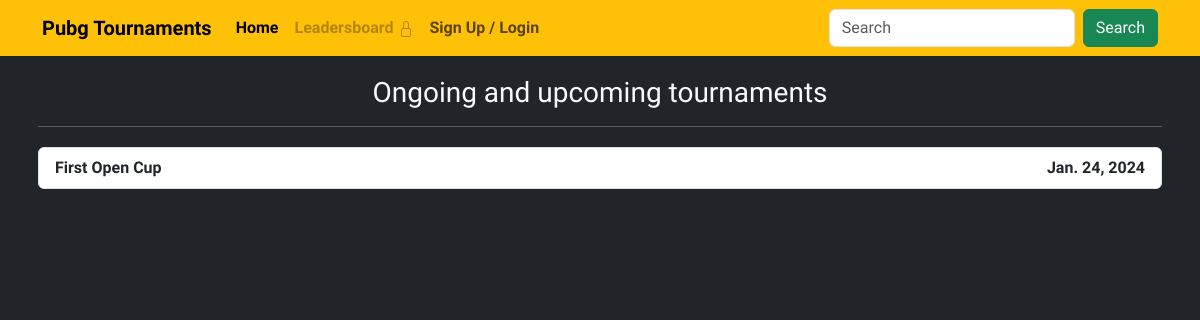
Page /tournaments on the earlier database version.
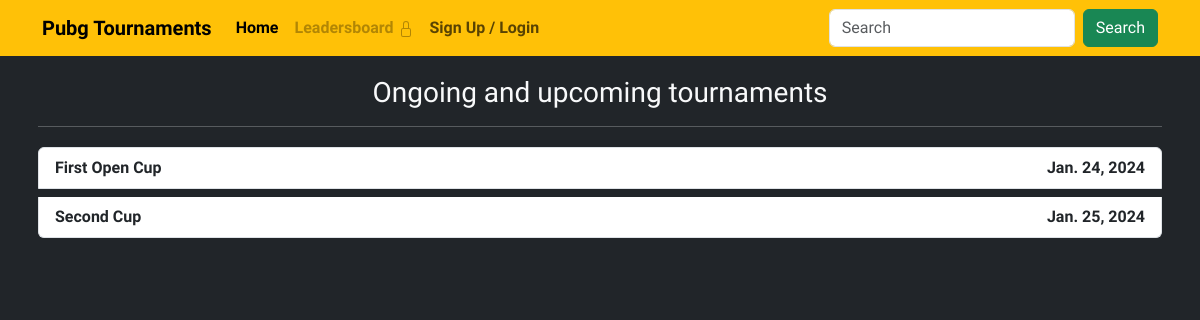
Same page on the later database version.
### base/models.py (models this page shows, shortened)
class Tournament(models.Model):
   WEAPON = {
       'M416':'M416',
       'M24':'M24'
   }
   SQUAD = {
       'Solo':'Solo',
       'Duo':'Duo',
       'Squad':'Squad'
   }
   id = models.UUIDField(primary_key=True, editable=False, default=uuid.uuid4)
   tournament_name = models.CharField(max_length=50)
   tournament_rules = models.TextField()
   participants = models.IntegerField()
   squad = models.CharField(max_length=30, choices=SQUAD)
   weapon = models.CharField(max_length=50, choices=WEAPON)
   started = models.BooleanField(blank=True,null=True)
   start_date = models.DateField(blank=True,null=True)
   end_date = models.DateField(blank=True,null=True)
   finished = models.BooleanField(blank=True,null=True)
   available = models.BooleanField()
   """""
   def save(self, *args, **kwargs):
       if self.end_date < date.today():
           self.finished = True
       else:
           self.finished = False
       super().save(*args, **kwargs)
   """""

### base/views.py (the view)
# urls.py: path('tournaments', views.tourlist, name='tourlist'),
def tourlist(request):
    tournaments = Tournament.objects.all().filter(finished=False)
    context = {'tournaments' : tournaments}
    return render(request, 'tournament/tourlist.html', context)

### templates/tournament/tourlist.html
{% extends 'base.html' %}
{% block content %}
<div class="container py-3 px-2 text-light">
<h3 class="text-center mt-1">Ongoing and upcoming tournaments</h3>
<hr>
{% if tournaments %}
<ul class="list-group">
{% for tournament in tournaments %}
<li class="list-group-item my-1"><a class="d-flex justify-content-between text-decoration-none text-dark" href="{% url 'tour_detail' tournament.pk %}"> <span> {{tournament.tournament_name}} </span> <span> {{tournament.start_date}}</span> </a> </li>
{% endfor %}
</ul>
{% else %}
<h4 class="text-center text-danger"> Unfortunately, Currently there is no any ongoing and upcoming tournaments.</h4>
{% endif %}
</div>
{% endblock content %}

Differences in the rows shown:
added Tournament: tournament_name "Second Cup", start_date "Jan. 25, 2024"
